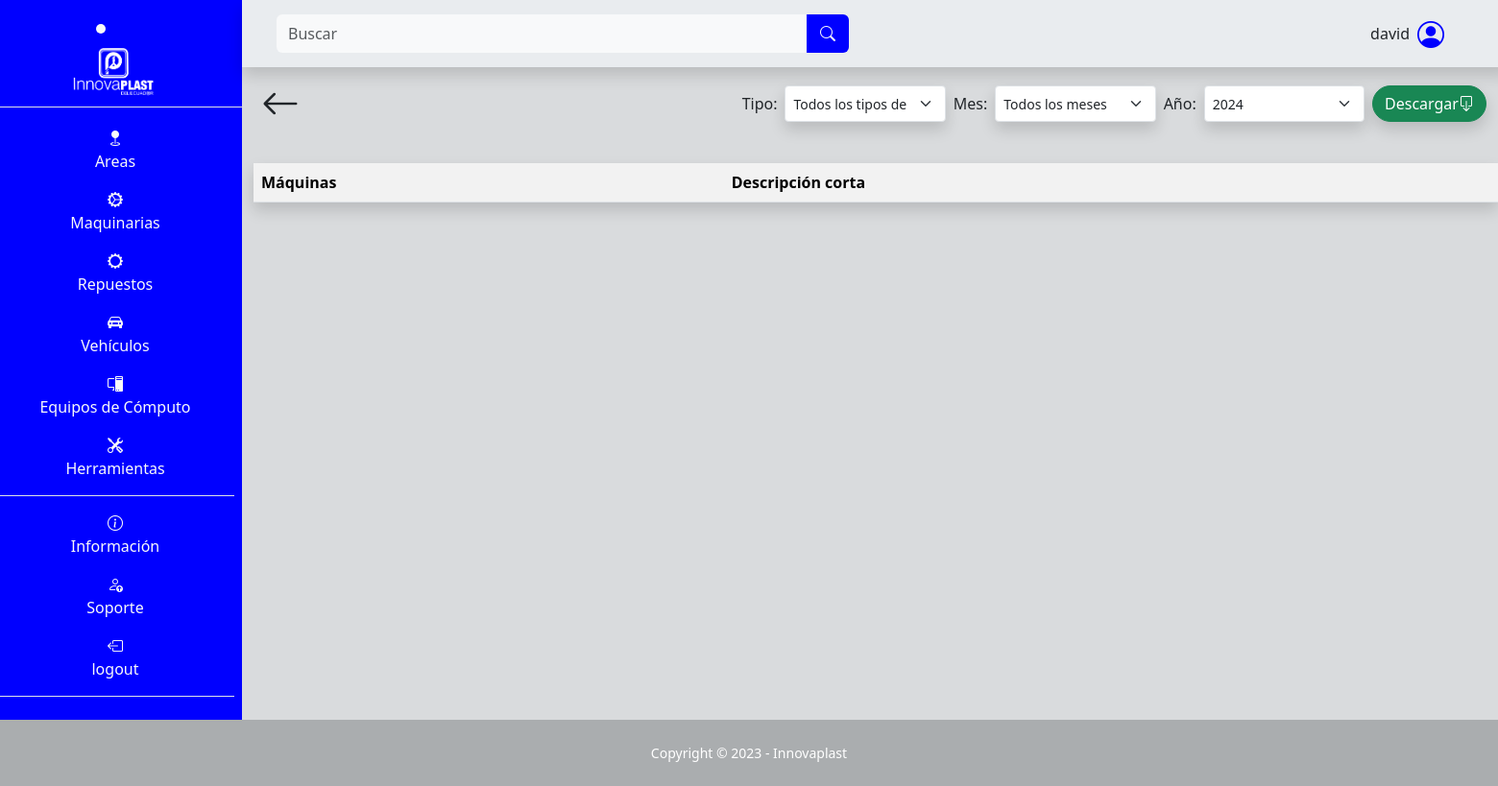
The page /maquina/tabla/ (signed in) on the database as committed earlier.
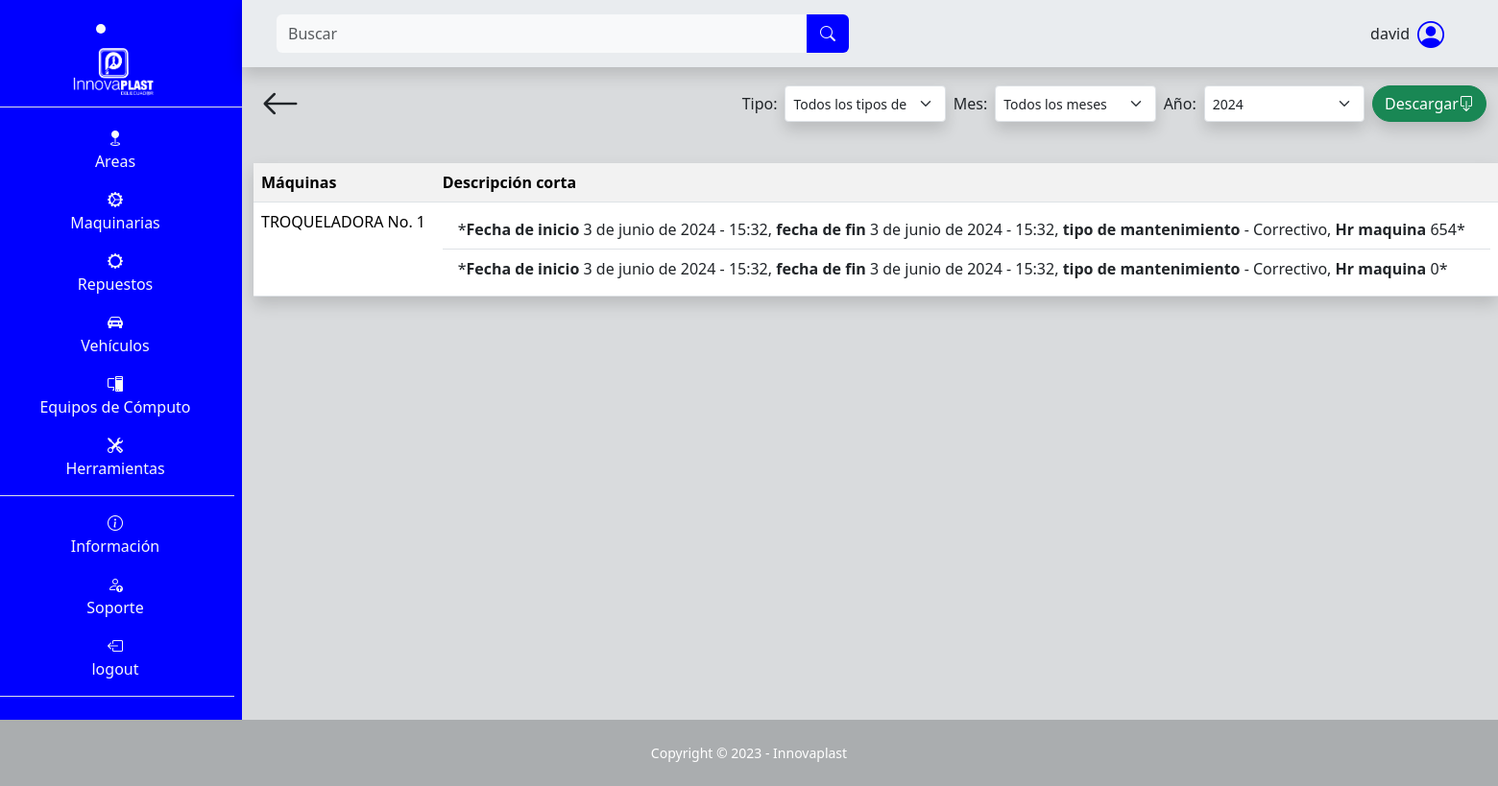
The same page on the database as committed later.
### SGE_maquina/models.py (models this page shows, shortened)
class Maquina(models.Model):
    nombre = models.CharField(max_length=100, null=False, blank=False)
    encargado = models.CharField(max_length=100, blank=False, null=False)
    teléfono_encargado = models.CharField(max_length=100, blank=False, null=False)
    descripción = models.TextField(max_length=500, null=False, blank=False)
    ubicación = models.CharField(max_length=100, null=False, blank=False)
    tipo_de_máquina = models.CharField(max_length=100, null=False, blank=False)
    número_de_serie_o_modelo = models.CharField(max_length=100, null=False, blank=False)
    proveedor = models.CharField(max_length=100, null=False, blank=False)
    costo_de_adquisición = models.IntegerField(blank=False, null=False)
    fecha_de_adquisición = models.DateField(default=date.today, blank=False, null=False)
    fecha_de_instalación = models.DateField(default=date.today, blank=False, null=False)
    estado_de_garantía = models.CharField(max_length=100, null=False, blank=False)
    consumo_de_energía = models.CharField(max_length=100, null=False, blank=False)
    horas_máquina_trabajada = models.IntegerField(blank=False, null=False, default=0)
    intervalo_mantenimiento = models.IntegerField(blank=False, null=False)
    fecha_ultimo_mantenimiento = models.DateField(default=date.today, blank=False, null=False)
    image = models.ImageField(upload_to="maquina/image", null=False, blank=False)

class MantenimientoMaquina(models.Model):
    maquina = models.ForeignKey(Maquina, on_delete=models.CASCADE)
    fecha_inicio = models.DateField(default=date.today)
    hora_inicio = models.TimeField(default=datetime.now().time())
    fecha = models.DateField(default=date.today)
    hora = models.TimeField(default=datetime.now().time())
    operador = models.CharField(max_length=100, blank=False, null=False, default="")
    tipo = models.ForeignKey(TipoMantenimientoMaquina, on_delete=models.CASCADE)
    hr_maquina = models.IntegerField(blank=False, null=False, default=0)
    partes_y_piezas = models.TextField(max_length=500, null=False, blank=False, default="")
    descripción = models.TextField(max_length=500, null=False, blank=False, default="")
    image = models.ImageField(upload_to="maquina/mantenimiento/image", null=False, blank=False, default=None)

class TipoMantenimientoMaquina(models.Model):
    tipo = models.CharField(max_length=100, blank=False, null=False)
    def __str__(self):
        return self.tipo

### SGE_maquina/views.py (the view)
# urls.py: path('tabla/', views.tabla_mantenimientos, name="area_tabla_mantenimientos"),
@login_required
def tabla_mantenimientos(request):
    maquinas = Maquina.objects.all()
    tipos_mantenimiento = TipoMantenimientoMaquina.objects.all()
    for maquina in maquinas:
        maquina.mantenimientos = maquina.mantenimientomaquina_set.all().order_by('-fecha', '-hora')
    context = {
        'maquinas': maquinas,
        'tipos_mantenimiento': tipos_mantenimiento,
    }
    return render(request, 'SGE_maquina/tablas.html', context)

### templates/SGE_maquina/tablas.html (shortened to what this page needs)
{% extends "layout/base.html" %}
{% block 'content' %}
<div class="container">
    <div class="d-flex p-2 justify-content-between">
        <a class="text-decoration-none text-dark" href="{% url "maquina" %}">
            <i class="bi bi-arrow-left fs-1"></i>
        </a>
        <form class="d-flex mt-auto mb-auto" action="{% url 'generar_documento_mantenimientos_general_maquina' %}" method="get" style="max-height: 50px; min-width: 600px;">
          <label class="mt-auto mb-auto m-1" for="tipo_mantenimiento">Tipo:</label>
            <select class="form-select form-select-sm m-1 shadow" name="tipo_mantenimiento" id="tipo_mantenimiento">
                <option value="">Todos los tipos de mantenimiento</option>
            </select>
          <label class="mt-auto mb-auto m-1" for="mes">Mes:</label>
          <select class="form-select form-select-sm m-1 shadow" name="mes" id="mes">
            <option value="">Todos los meses</option>
          </select>
          <label class="mt-auto mb-auto m-1" for="anio">Año:</label>
          <select class="form-select form-select-sm m-1 shadow" name="anio" id="anio">
              <option value="2024">2024</option>
          </select>
          <button type="submit" value="Submit" class="btn btn-success d-flex m-1 shadow rounded-pill">Descargar  <i class="bi bi-box-arrow-down mt-auto mb-auto"></i></button>
        </form>
    </div>
    <table class="table table-striped mt-4 shadow">
      <tr>
        <th>Máquinas</th>
        <th>Descripción corta</th>
      </tr>
      {% for maquina in maquinas %}
      <tr>
        <td>{{ maquina.nombre }}</td>
        <td>
          <ul class="list-group list-group-flush">
            {% for mantenimiento in maquina.mantenimientos %}
            <li class="list-group-item">*<b>Fecha de inicio</b> {{ mantenimiento.fecha_inicio }} - {{ mantenimiento.hora_inicio }}, <b>fecha de fin</b> {{ mantenimiento.fecha }} - {{ mantenimiento.hora }}, <b>tipo de mantenimiento</b> - {{ mantenimiento.tipo }}, <b>Hr maquina</b> {{ mantenimiento.hr_maquina }}*</li>
            {% endfor %}
          </ul>
        </td>
      </tr>
      {% endfor %}
    </table>
</div>
{% endblock %}

Rows that differ between the two databases and show on the page:
added Maquina: nombre "TROQUELADORA No. 1"
added MantenimientoMaquina: fecha_inicio "3 de junio de 2024", hora_inicio "15:32", fecha "3 de junio de 2024", hora "15:32", tipo "Correctivo", hr_maquina "654"
added MantenimientoMaquina: fecha_inicio "3 de junio de 2024", hora_inicio "15:32", fecha "3 de junio de 2024", hora "15:32", tipo "Correctivo", hr_maquina "0"
